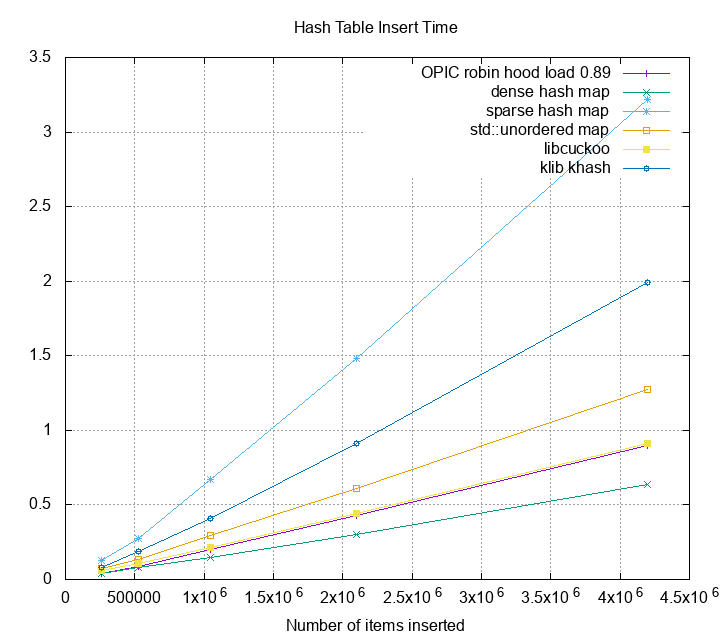

This chart was generated by the following gnuplot code:
set term png size 720,640
set output 'short_key_insert_time.png'
set grid
set title 'Hash Table Insert Time'
set datafile separator ','
set key autotitle columnhead
set xlabel 'Number of items inserted'
plot 'short_key_insert_time.csv' u 1:2 w lp, '' u 1:3 w lp, '' u 1:4 w lp, '' u 1:5 w lp, '' u 1:6 w lp, '' u 1:7 w lp
